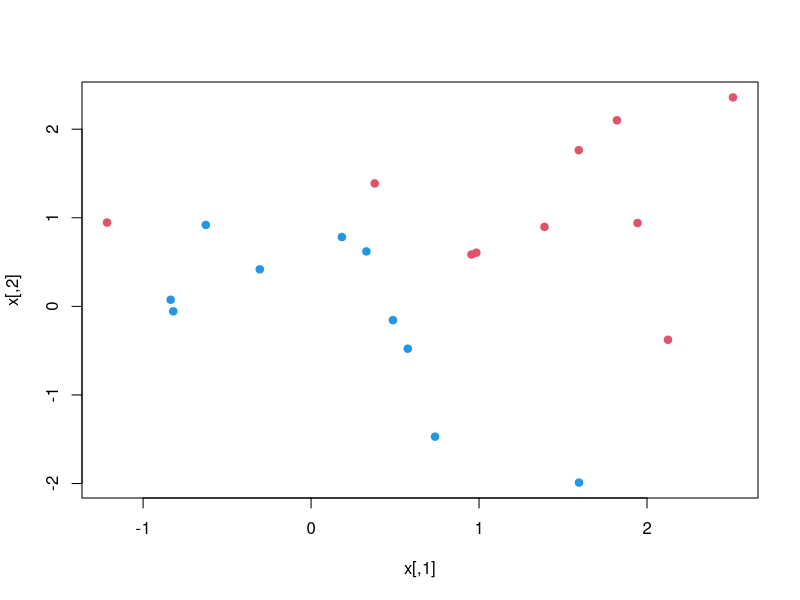
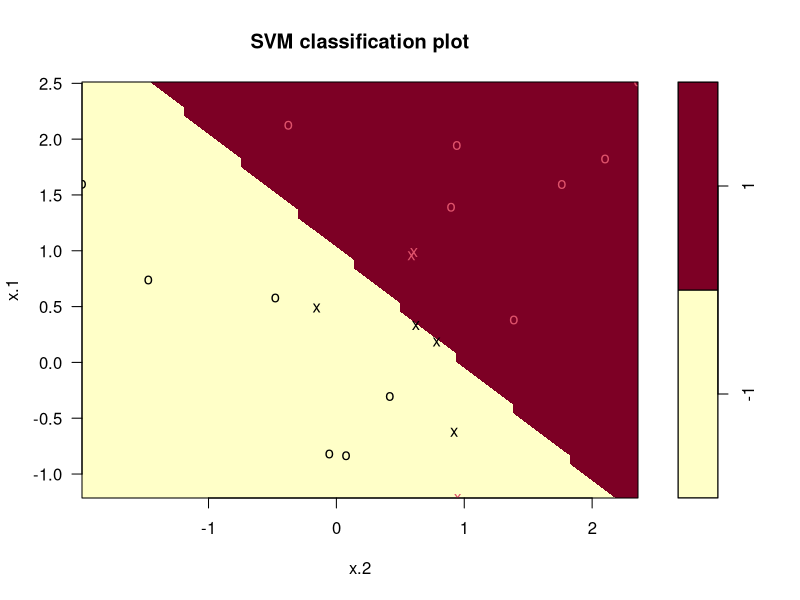
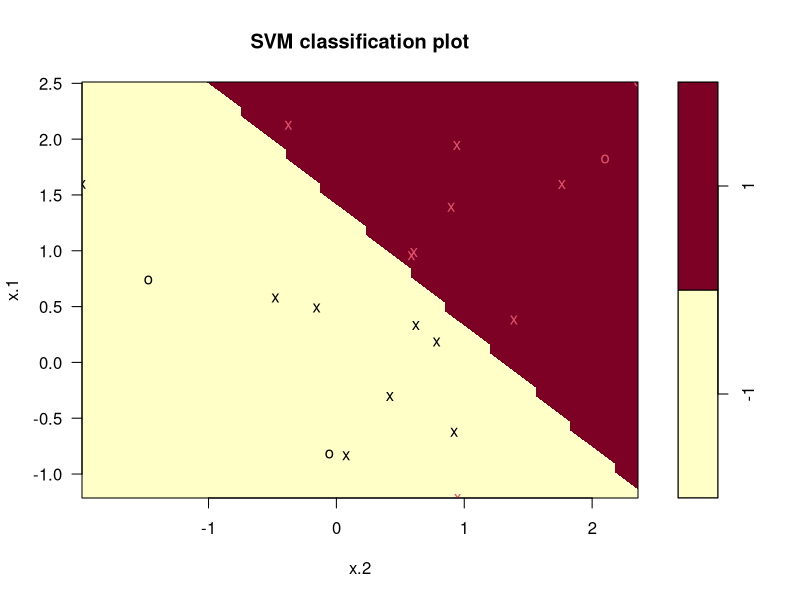
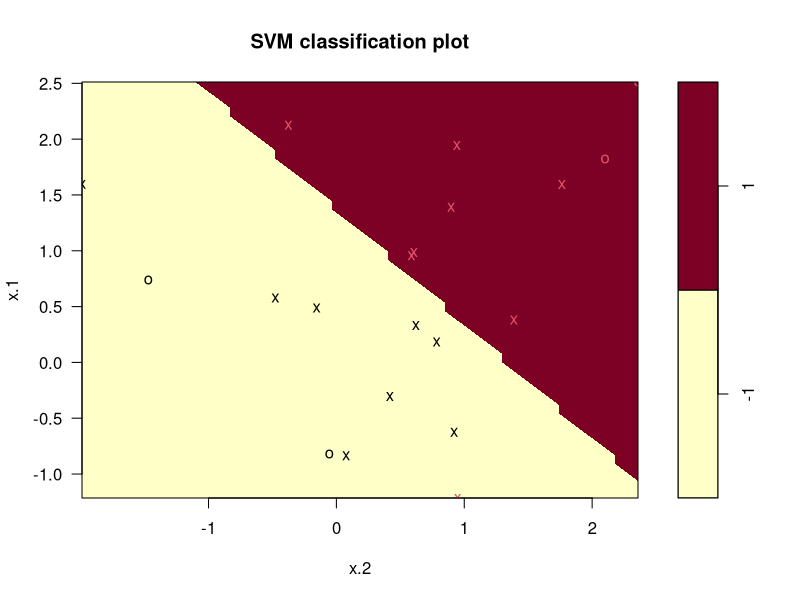

Write R code to recreate these figures, in order. (Note: this script raises an error after producing the figures.)
### Support Vector Classifiers ###
library(e1071)
set.seed(1)

### Soft Margin Classifier ###

# simulate a 20x2 matrix 
x <- matrix(rnorm(20*2), ncol=2)

# simulate the classes
y <- c(rep(-1,10), rep(1,10)) 

# Make the classes more differentiable 
x[y==1,] <- x[y==1,] + 1

# Plot the graphs and see if there are linearly separable
plot(x, col = (3-y), pch = 19)

# make it into a data frame so that we can fit the svm
dat = data.frame(x=x, y=as.factor(y))
head(dat)

# Fit the soft-margin linear svm model, note that e1071's svm function uses a different parameterization to the
# one used in Introduction t Statistical Learning (ISL), the relationship is:
#
# C_{e1071} = numberOfTrainingSamples/{C_ISL}
#
# The consequence of this that in ISL: 
# lower cost C_{ISL} => lower total error => Minimum margin between the support vectors decreases
#
# because the constraint to maximize the margin M, is such that for each sample_i
#
# y_i * (b_0 + b_1*x_{i1} + ... b_p*x{ip}) >= M(1-error_i), sum_error_i < C, and error_i >= 0 (1.1)
#
# where: M is the margin (the distance between the support vector(s))
#        error_i is the error of sample_i or how far away it is from the support vector of it's own class
#
# An interesting thing to note here is that y_i * (b_0 + b_1 * x_{i1} + ... {b_p * x{ip}) will usually be positive since the signs of the terms are usually the same
# (assuming the classifier doesn't misclassify the sample_i), hence we can see a few things about what the error term does.
#
#        note here that:
#        - If error_i = 0, then it means that the sample_i didn't cross the support vector of their class or in other words, they aren't in the margin (case 1)
#        - If 0 < error_i < 1, then it means that sample_i is in between the support vectors of the two classes or in other words they are in the margin between (case 2)
#        - If error_i > 1, the first thing to see is that M(1-error_i) would be negative, what this means is that the signs of y_i and b_0 + b_1*x_{i1} + ... b_p*x{ip}
#          are different => the classifier has predicted wrongly. This means that sample_i is on the side of the wrong hyperplane (case 3)
#
#       Assuming that the correct classification is y = 1
#
#             y = -1                 y = 1
#               |          |           |        .
#  support                 |                 (case 1)
#   vector   -->|          |       .   |  <- support vector
#                      .   |   (case 2)
#               | (case 3) |           |
#                          | <- separating hyperplane
#     .         |          |           |
# (also case 3)            |
#
# If the cost C is low (remember that C is the sum of all error_i), then it means that M must be small so that the constraint is satisfied
# To understand this lets take the most extreme case: 
# Imagine that we have a cost C = inf
# What this means is that, regardless of what value the margin M takes, we are able to pick an error that allows the 
# constraint (1.1) to be satisfied since we can just set error_i to inf, and therefore regardless of what value the margin M is
# y_i * (b_0 + b_1 * x_{i1} + ... {b_p * x{ip}) >= M (1 - error_i) is always true
#
# Hence the effect of the cost C_{e1071} used in svm() has that:
# As C_{e1071} decreases, C_{ISL} increases, therefore:
# lower cost C_{e1071} =>  higher cost C_{ISL} => higher total allowable error => Minimum margin between the support vectors increases
# 
# So we can see that what the cost does is a tradeoff between, underfitting and overfitting, if we choose a high C then we will most likely
# overfit due to the fact that there will a small margin (and remember that the margin width is our confidence in classifying new data, the
# greater the margin with the higher the confidence). If we choose a low C then it means that the margin will be very wide, but most of our 
# training data will be inside the margin, therefore we will be underfitting since the model will not be able to distiguish between different
# classes.

svm.fit <- svm(y~., data = dat, kernel = "linear", cost = 10, scale = FALSE)

# Plot the svm note here that the X's are the support vectors, and the colors of the O's and X's are which class the vector belongs in
plot(svm.fit, dat)

# Find the support vectors 
svm.fit$index

# We see here that there were seven support vectors, four in one class and three in the other
# We note here that the support vectors are the vectors that are inside the margin
# Here we can deduce that if we decrease the cost, number of support vectors will increase, due to the increase in margin
summary(svm.fit)

svm.fit <- svm(y~., data = dat, kernel = "linear", cost = 0.1, scale = FALSE)

# We see here that there are more support vectors are we increased the margin width
plot(svm.fit, dat)
svm.fit$index

# So how do we pick the optimal value of C? Through cross validation!
set.seed(1)

# use the inbuilt function to do cross validation
tune.out <- tune(svm,y ~.,data=dat,kernel="linear",
              ranges=list(cost=c(0.001, 0.01, 0.1, 1,5,10,100)))
summary(tune.out)

# lets see the summary 
best.svm.fit <- tune.out$best.model # see here that the svm model has cost = 0.1
summary(best.svm.fit)
plot(best.svm.fit, dat )
# lets now use the svm for prediction

# first generate some data
x.test = matrix(rnorm(20*2), ncol = 2)
y.test = sample(c(-1, 1), 20, rep = TRUE)
x.test[y.test==1,] <- x.test[y.test==1,] + 1
data.test <- data.frame(x=x.test, y=as.factor(y.test))

# now predict on the generated data
y.pred <- predict(best.svm.mod, data.test)
table(predict=y.pred, truth=data.test$y) # see that we classify 19 out of 20 samples correctly

# let see what happens when we lower the cost, remember that: 
# a lower cost for e1071 => higher cost in ISL => more allowable error => greater margins  => more generic => more likely to underfit

svm.fit <- svm(y~., data = dat, kernel="linear", cost = 0.01, scale = FALSE)
y.pred <- predict(svm.fit, x.test)
y.pred
table(predict=y.pred, truth=data.test$y) # see that we classify 18 out of 20 samples correctly

# lets see what happens when we lower the cost even more
svm.fit <- svm(y~., data = dat, kernel="linear", cost = 1e-03, scale = FALSE)
summary(svm.fit) #  note that since we are using all 20 vectors as our support vector no matter how much the cost is decreased, the model will not change
y.pred <- predict(svm.fit, x.test)
table(predict=y.pred, truth=data.test$y) # we see that we get the same results

### Hard Margin Classifier ###

# first make the data linearly separable 
x[y==1,] <- x[y==1,] + 0.5

# plot the graph 
plot(x, col = (y+5)/2, pch=19) 

# setup the data frame
dat=data.frame(x=x, y=as.factor(y))

# note here the big cost so that we will have a small margin i.e. fit the model to the training set as closely as possible or in other words without errors
svm.fit <- svm(y~., data=dat, kernel = "linear", cost = 1e5)
summary(svm.fit)

# we see here that there is practically no margin (as the circles are very close to the boundary, and if there is a wide margin circles will be further away from the separating line)
plot(svm.fit, dat)

# lets try to predict
x.test = matrix(rnorm(20*2), ncol = 2)
y.test = sample(c(-1, 1), 20, rep = TRUE)
x.test[y.test==1,] <- x.test[y.test==1,] + 0.5
data.test <- data.frame(x=x.test, y=as.factor(y.test))

y.pred <- predict(svm.fit, x.test)
table(predict=y.pred, truth = data.test$y) # 4 wrong classifications

svm.fit <- svm(y~., data=dat, kernel = "linear", cost = 1)
plot(svm.fit, dat) 

y.pred <- predict(svm.fit, x.test)
table(predict=y.pred, truth = data.test$y) # 8 wrong classifications, even with a wider margin, why?

















